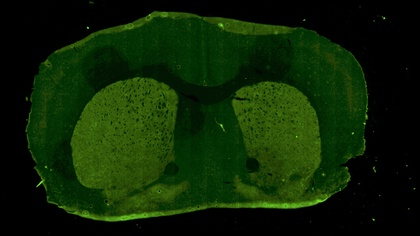
%> input picture HD_IF.jpg, 420 x 236 px, shrunk from 5856 x 3288 before the run
$ octave ImgCrop.m   (GNU Octave 9; MATLAB toolbox functions it lacks are replaced by stand-ins)
%> lines starting %> are read from the running program, lines starting %| are printed output that depends on the picture
[fn,path]=uigetfile('*.png','Select multiple Image files for cropping','MultiSelect','on');
%> the answer given: HD_IF.jpg
fnn=fullfile(path,fn);
if iscell(fnn)
 for i=1:length(fnn)
    fprintf([fn{i},'\n']);
    outputimgcrop(fnn{i},[10,10,20,20]);
 end
else
  outputimgcrop(fnn,[10,10,20,20]);
% [4 lines not run here, left out]
function outputimgcrop(fname,pad)
%> called with fname = './HD_IF.jpg', pad = [10 10 20 20]
I=imread(fname);
%> I is the input picture: size 236x420x3 uint8; mean R, G, B 13.4, 36.6, 3.8
bk=I(1,1,:);
%> bk = [0 0 0]
xmin=size(I,1);
%> xmin = 236
xmax=1;
ymin=size(I,2);
%> ymin = 420
ymax=1;

for i=1:size(I,1)
    for j=1:size(I,2)
        if sum(I(i,j,:)==bk)<3
         xmin=min(xmin,i);
         xmax=max(xmax,i);
         ymin=min(ymin,j);
         ymax=max(ymax,j);
        else
           I(i,j,1)=255;
           I(i,j,2)=255;
           I(i,j,3)=255;
        end
    end
end
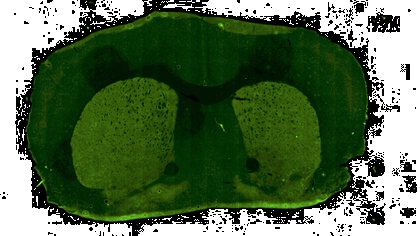
%> I: size 236x420x3 uint8; mean R, G, B 87.7, 111, 78.1
%> after the loop, xmax = 236; xmin = 1; ymax = 417; ymin = 1

%> (the run ends here)

$ run again, on msi_g1p.png
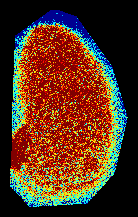
%> input picture msi_g1p.png, 138 x 217 px
%> in outputimgcrop, I is the input picture: size 217x138x3 uint8; mean R, G, B 87.1, 51.7, 30.1
%> bk = [0 0 0]
%> after the loop in outputimgcrop, `for i=1:size(I,1)`:
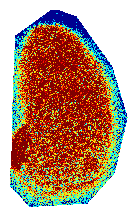
%> I: size 217x138x3 uint8; mean R, G, B 187.3, 151.8, 130.2
%> after the loop in outputimgcrop, `for i=1:size(I,1)`: xmax = 207; xmin = 11; ymax = 128; ymin = 11
